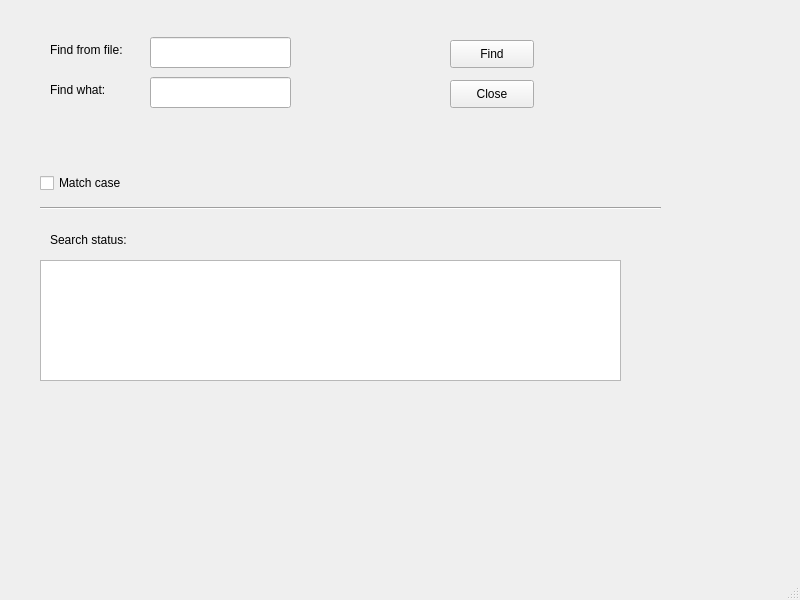
<?xml version="1.0" encoding="UTF-8"?>
<ui version="4.0">
 <class>MainWindow</class>
 <widget class="QMainWindow" name="MainWindow">
  <property name="geometry">
   <rect>
    <x>0</x>
    <y>0</y>
    <width>800</width>
    <height>600</height>
   </rect>
  </property>
  <property name="windowTitle">
   <string>MainWindow</string>
  </property>
  <widget class="QWidget" name="centralwidget">
   <widget class="QTextBrowser" name="textBrowser">
    <property name="geometry">
     <rect>
      <x>40</x>
      <y>260</y>
      <width>581</width>
      <height>121</height>
     </rect>
    </property>
    <property name="html">
     <string>&lt;!DOCTYPE HTML PUBLIC &quot;-//W3C//DTD HTML 4.0//EN&quot; &quot;http://www.w3.org/TR/REC-html40/strict.dtd&quot;&gt;
&lt;html&gt;&lt;head&gt;&lt;meta name=&quot;qrichtext&quot; content=&quot;1&quot; /&gt;&lt;style type=&quot;text/css&quot;&gt;
p, li { white-space: pre-wrap; }
&lt;/style&gt;&lt;/head&gt;&lt;body style=&quot; font-family:'Cantarell'; font-size:11pt; font-weight:400; font-style:normal;&quot;&gt;
&lt;p style=&quot;-qt-paragraph-type:empty; margin-top:0px; margin-bottom:0px; margin-left:0px; margin-right:0px; -qt-block-indent:0; text-indent:0px;&quot;&gt;&lt;br /&gt;&lt;/p&gt;&lt;/body&gt;&lt;/html&gt;</string>
    </property>
   </widget>
   <widget class="QLabel" name="label">
    <property name="geometry">
     <rect>
      <x>50</x>
      <y>40</y>
      <width>91</width>
      <height>20</height>
     </rect>
    </property>
    <property name="text">
     <string>Find from file:</string>
    </property>
   </widget>
   <widget class="QLineEdit" name="fileLineEdit">
    <property name="geometry">
     <rect>
      <x>150</x>
      <y>37</y>
      <width>141</width>
      <height>31</height>
     </rect>
    </property>
   </widget>
   <widget class="QLineEdit" name="keyLineEdit">
    <property name="geometry">
     <rect>
      <x>150</x>
      <y>77</y>
      <width>141</width>
      <height>31</height>
     </rect>
    </property>
    <property name="text">
     <string/>
    </property>
   </widget>
   <widget class="QLabel" name="label_2">
    <property name="geometry">
     <rect>
      <x>50</x>
      <y>80</y>
      <width>91</width>
      <height>20</height>
     </rect>
    </property>
    <property name="text">
     <string>Find what:</string>
    </property>
   </widget>
   <widget class="QPushButton" name="findPushButton">
    <property name="geometry">
     <rect>
      <x>450</x>
      <y>40</y>
      <width>84</width>
      <height>28</height>
     </rect>
    </property>
    <property name="text">
     <string>Find</string>
    </property>
   </widget>
   <widget class="QPushButton" name="closePushButton">
    <property name="geometry">
     <rect>
      <x>450</x>
      <y>80</y>
      <width>84</width>
      <height>28</height>
     </rect>
    </property>
    <property name="text">
     <string>Close</string>
    </property>
   </widget>
   <widget class="QLabel" name="label_3">
    <property name="geometry">
     <rect>
      <x>50</x>
      <y>230</y>
      <width>101</width>
      <height>20</height>
     </rect>
    </property>
    <property name="text">
     <string>Search status:</string>
    </property>
   </widget>
   <widget class="Line" name="line">
    <property name="geometry">
     <rect>
      <x>40</x>
      <y>200</y>
      <width>621</width>
      <height>16</height>
     </rect>
    </property>
    <property name="orientation">
     <enum>Qt::Horizontal</enum>
    </property>
   </widget>
   <widget class="QCheckBox" name="matchCheckBox">
    <property name="geometry">
     <rect>
      <x>40</x>
      <y>170</y>
      <width>111</width>
      <height>26</height>
     </rect>
    </property>
    <property name="text">
     <string>Match case</string>
    </property>
   </widget>
  </widget>
  <widget class="QMenuBar" name="menubar">
   <property name="geometry">
    <rect>
     <x>0</x>
     <y>0</y>
     <width>800</width>
     <height>25</height>
    </rect>
   </property>
  </widget>
  <widget class="QStatusBar" name="statusbar"/>
 </widget>
 <resources/>
 <connections>
  <connection>
   <sender>closePushButton</sender>
   <signal>clicked()</signal>
   <receiver>MainWindow</receiver>
   <slot>close()</slot>
   <hints>
    <hint type="sourcelabel">
     <x>491</x>
     <y>118</y>
    </hint>
    <hint type="destinationlabel">
     <x>399</x>
     <y>299</y>
    </hint>
   </hints>
  </connection>
 </connections>
</ui>
